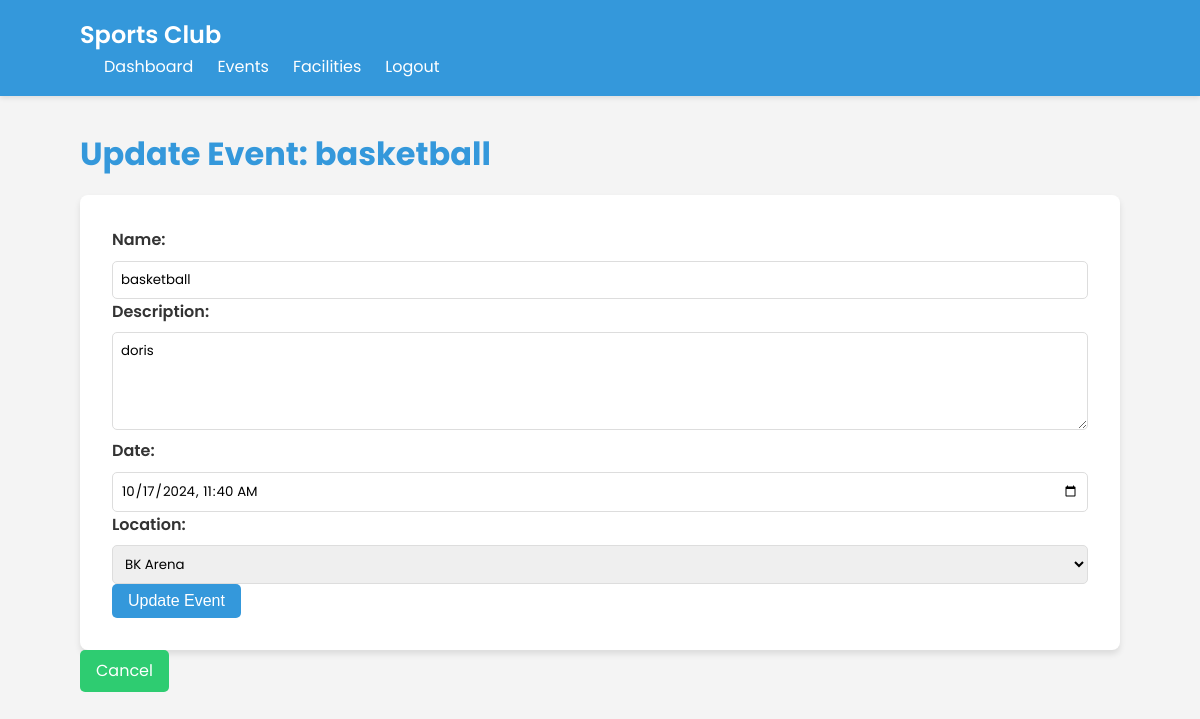
The app's page /events/event/update/3/ (signed in) with its own data.
### events/models.py (models this page shows, shortened)
class Event(models.Model):
    name = models.CharField(max_length=100)
    description = models.TextField()
    date = models.DateTimeField()
    featured = models.BooleanField(default=False)
    participants = models.ManyToManyField('members.Member', related_name='events')
    location = models.ForeignKey("facilities.Facility", on_delete=models.SET_NULL, null = True)

### facilities/models.py (models this page shows)
class Facility(models.Model):
    name = models.CharField(max_length=100)
    description = models.TextField()
    capacity = models.IntegerField()
    def __str__(self):
        return self.name

### events/views.py (the view)
# urls.py: path('event/update/<int:event_id>/', update_event, name='update_event'),
@login_required
def update_event(request, event_id):
    event = get_object_or_404(Event, id=event_id)
    if request.method == 'POST':
        form = EventForm(request.POST, instance=event)
        if form.is_valid():
            form.save()
            return redirect('event_list')  # Redirect to your dashboard or event list
    else:
        form = EventForm(instance=event)
    return render(request, 'events/update_event.html', {'form': form, 'event': event})

### events/forms.py
class EventForm(forms.ModelForm):
    class Meta:
        model = Event
        fields = ['name', 'description', 'date','location']
        widgets = {
            'date': forms.DateTimeInput(attrs={'type': 'datetime-local'}),
            'description': forms.Textarea(attrs={'rows': 4}),
        }

### templates/events/update_event.html (shortened to what this page needs)
{% extends "base.html" %}
{% block content %}
<h1>Update Event: {{ event.name }}</h1>
<form method="POST">
    {{ form.as_p }}
    <button type="submit" class="btn btn-primary">Update Event</button>
</form>
<a href="{% url 'dashboard' %}" class="btn btn-secondary">Cancel</a>
{% endblock %}

### static/css/styles.css (style rules this page uses)
:root { --primary-color: #3498db; --secondary-color: #2ecc71; --background-color: #f4f4f4; --text-color: #333; --accent-color: #e74c3c; --font-family: 'Poppins', sans-serif; --max-width: 1200px; --container-padding: 20px; }
* { margin: 0; padding: 0; box-sizing: border-box; }
body { font-family: var(--font-family); line-height: 1.6; color: var(--text-color); background-color: var(--background-color); }
h1, h2, h3 { margin-bottom: 1rem; color: var(--primary-color); }
.btn { display: inline-block; padding: 0.5rem 1rem; background-color: var(--primary-color); color: white; text-decoration: none; border-radius: 5px; transition: background-color 0.3s ease; border: none; cursor: pointer; font-size: 1rem; }
.btn-secondary { background-color: var(--secondary-color); }
form { background-color: white; padding: 2rem; border-radius: 8px; box-shadow: 0 4px 6px rgba(0, 0, 0, 0.1); }
label { display: block; margin-bottom: 0.5rem; font-weight: 600; }
input[type="text"], input[type="email"], input[type="password"], input[type="datetime-local"], select, textarea { width: 100%; padding: 0.5rem; border: 1px solid #ddd; border-radius: 5px; font-family: var(--font-family); }

### records on screen
Event: name "basketball", description "doris", date "10/17/2024 11:40", location "BK Arena"
